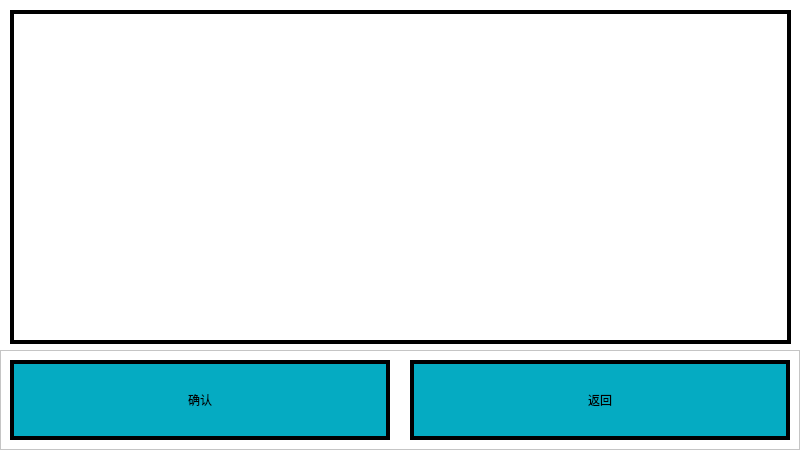
<?xml version="1.0" encoding="UTF-8"?>
<ui version="4.0">
 <class>Form</class>
 <widget class="QWidget" name="Form">
  <property name="geometry">
   <rect>
    <x>0</x>
    <y>0</y>
    <width>800</width>
    <height>450</height>
   </rect>
  </property>
  <property name="windowTitle">
   <string>Form</string>
  </property>
  <property name="styleSheet">
   <string notr="true">background-color: rgb(255, 255, 255);</string>
  </property>
  <widget class="QStackedWidget" name="stackedWidget">
   <property name="geometry">
    <rect>
     <x>0</x>
     <y>0</y>
     <width>800</width>
     <height>350</height>
    </rect>
   </property>
   <property name="styleSheet">
    <string notr="true"/>
   </property>
   <property name="currentIndex">
    <number>4</number>
   </property>
   <widget class="QWidget" name="page">
    <widget class="QLabel" name="delete_icon_label">
     <property name="geometry">
      <rect>
       <x>310</x>
       <y>240</y>
       <width>80</width>
       <height>80</height>
      </rect>
     </property>
     <property name="styleSheet">
      <string notr="true">font: 20pt &quot;幼圆&quot;;
border:4px solid rgb(0,0,0);
background-color: rgb(255, 255, 255);
border-radius: 35px;

</string>
     </property>
     <property name="text">
      <string/>
     </property>
    </widget>
    <widget class="QPushButton" name="btnAdd">
     <property name="geometry">
      <rect>
       <x>310</x>
       <y>40</y>
       <width>280</width>
       <height>80</height>
      </rect>
     </property>
     <property name="styleSheet">
      <string notr="true">QPushButton {
font: 20pt &quot;宋体&quot;;
border:4px solid rgb(0,0,0);
background-color:#05abc2;
border-radius: 35px;
}

QPushButton:pressed{
background-color: rgb(255, 0, 0);
}
</string>
     </property>
     <property name="text">
      <string>    添加试剂卡</string>
     </property>
    </widget>
    <widget class="QPushButton" name="btnModify">
     <property name="geometry">
      <rect>
       <x>310</x>
       <y>140</y>
       <width>280</width>
       <height>80</height>
      </rect>
     </property>
     <property name="styleSheet">
      <string notr="true">QPushButton {
font: 20pt &quot;宋体&quot;;
border:4px solid rgb(0,0,0);
background-color:#05abc2;
border-radius: 35px;
}

QPushButton:pressed{
background-color: rgb(255, 0, 0);
}
</string>
     </property>
     <property name="text">
      <string>    修改试剂卡</string>
     </property>
    </widget>
    <widget class="QLabel" name="label">
     <property name="geometry">
      <rect>
       <x>0</x>
       <y>0</y>
       <width>121</width>
       <height>51</height>
      </rect>
     </property>
     <property name="styleSheet">
      <string notr="true">font: 20pt &quot;宋体&quot;;</string>
     </property>
     <property name="text">
      <string>检疫设置</string>
     </property>
    </widget>
    <widget class="QLabel" name="add_icon_label">
     <property name="geometry">
      <rect>
       <x>310</x>
       <y>40</y>
       <width>80</width>
       <height>80</height>
      </rect>
     </property>
     <property name="styleSheet">
      <string notr="true">font: 20pt &quot;幼圆&quot;;
border:4px solid rgb(0,0,0);
background-color: rgb(255, 255, 255);
border-radius: 35px;

</string>
     </property>
     <property name="text">
      <string/>
     </property>
    </widget>
    <widget class="QPushButton" name="btnDelete">
     <property name="geometry">
      <rect>
       <x>310</x>
       <y>240</y>
       <width>280</width>
       <height>80</height>
      </rect>
     </property>
     <property name="styleSheet">
      <string notr="true">QPushButton {
font: 20pt &quot;宋体&quot;;
border:4px solid rgb(0,0,0);
background-color:#05abc2;
border-radius: 35px;
}

QPushButton:pressed{
background-color: rgb(255, 0, 0);
}
</string>
     </property>
     <property name="text">
      <string>   删除试剂卡</string>
     </property>
    </widget>
    <widget class="QLabel" name="edit_icon_label">
     <property name="geometry">
      <rect>
       <x>310</x>
       <y>140</y>
       <width>80</width>
       <height>80</height>
      </rect>
     </property>
     <property name="styleSheet">
      <string notr="true">font: 20pt &quot;幼圆&quot;;
border:4px solid rgb(0,0,0);
background-color: rgb(255, 255, 255);
border-radius: 35px;

</string>
     </property>
     <property name="text">
      <string/>
     </property>
    </widget>
    <zorder>btnAdd</zorder>
    <zorder>btnModify</zorder>
    <zorder>label</zorder>
    <zorder>add_icon_label</zorder>
    <zorder>btnDelete</zorder>
    <zorder>edit_icon_label</zorder>
    <zorder>delete_icon_label</zorder>
   </widget>
   <widget class="QWidget" name="page2">
    <widget class="QLabel" name="label_5">
     <property name="geometry">
      <rect>
       <x>0</x>
       <y>0</y>
       <width>378</width>
       <height>27</height>
      </rect>
     </property>
     <property name="styleSheet">
      <string notr="true">font: 20pt &quot;宋体&quot;;</string>
     </property>
     <property name="text">
      <string>添加试剂卡</string>
     </property>
    </widget>
    <widget class="QLabel" name="label_3">
     <property name="geometry">
      <rect>
       <x>190</x>
       <y>200</y>
       <width>151</width>
       <height>44</height>
      </rect>
     </property>
     <property name="styleSheet">
      <string notr="true">font: 20pt &quot;宋体&quot;;</string>
     </property>
     <property name="text">
      <string>规格</string>
     </property>
    </widget>
    <widget class="QLineEdit" name="nameLine">
     <property name="geometry">
      <rect>
       <x>390</x>
       <y>90</y>
       <width>230</width>
       <height>70</height>
      </rect>
     </property>
     <property name="sizePolicy">
      <sizepolicy hsizetype="Preferred" vsizetype="Fixed">
       <horstretch>0</horstretch>
       <verstretch>0</verstretch>
      </sizepolicy>
     </property>
     <property name="styleSheet">
      <string notr="true">font: 20pt &quot;宋体&quot;;
color: rgb(255, 255, 255);
background-color: rgb(0, 0, 0);</string>
     </property>
    </widget>
    <widget class="QComboBox" name="rowCb">
     <property name="geometry">
      <rect>
       <x>390</x>
       <y>190</y>
       <width>230</width>
       <height>70</height>
      </rect>
     </property>
     <property name="styleSheet">
      <string notr="true">QComboBox::drop-down{
width:56px;  height:56px;
}

QComboBox{
font: 20pt &quot;宋体&quot;;
color: rgb(255, 255, 255);
background-color: rgb(0, 0, 0);
}

QComboBox QAbstractItemView {
	background-color: rgb(0, 0, 0);/*背景颜色*/
    padding: 1px 2px 1px 2px;  /*针对于组合框中的文本内容*/
	color: rgb(255,255,255)
}</string>
     </property>
    </widget>
    <widget class="QLabel" name="label_2">
     <property name="geometry">
      <rect>
       <x>130</x>
       <y>100</y>
       <width>211</width>
       <height>44</height>
      </rect>
     </property>
     <property name="styleSheet">
      <string notr="true">font: 20pt &quot;宋体&quot;;</string>
     </property>
     <property name="text">
      <string>试剂卡型号</string>
     </property>
    </widget>
   </widget>
   <widget class="QWidget" name="page3">
    <widget class="QLabel" name="label_6">
     <property name="geometry">
      <rect>
       <x>0</x>
       <y>0</y>
       <width>161</width>
       <height>47</height>
      </rect>
     </property>
     <property name="styleSheet">
      <string notr="true">font: 20pt &quot;宋体&quot;;</string>
     </property>
     <property name="text">
      <string>删除试剂卡</string>
     </property>
    </widget>
    <widget class="QComboBox" name="deleteCb">
     <property name="geometry">
      <rect>
       <x>380</x>
       <y>140</y>
       <width>230</width>
       <height>70</height>
      </rect>
     </property>
     <property name="sizePolicy">
      <sizepolicy hsizetype="Preferred" vsizetype="Preferred">
       <horstretch>0</horstretch>
       <verstretch>0</verstretch>
      </sizepolicy>
     </property>
     <property name="styleSheet">
      <string notr="true">QComboBox::drop-down{
width:56px;  height:56px;
}

QComboBox{
font: 20pt &quot;宋体&quot;;
color: rgb(255, 255, 255);
background-color: rgb(0, 0, 0);
}

QComboBox QAbstractItemView {
	background-color: rgb(0, 0, 0);/*背景颜色*/
    padding: 1px 2px 1px 2px;  /*针对于组合框中的文本内容*/
	color: rgb(255,255,255)
}</string>
     </property>
    </widget>
    <widget class="QLabel" name="label_7">
     <property name="geometry">
      <rect>
       <x>140</x>
       <y>140</y>
       <width>181</width>
       <height>71</height>
      </rect>
     </property>
     <property name="styleSheet">
      <string notr="true">font: 20pt &quot;宋体&quot;;</string>
     </property>
     <property name="text">
      <string>试剂卡型号</string>
     </property>
    </widget>
   </widget>
   <widget class="QWidget" name="page4">
    <widget class="QComboBox" name="editCb">
     <property name="geometry">
      <rect>
       <x>380</x>
       <y>140</y>
       <width>230</width>
       <height>70</height>
      </rect>
     </property>
     <property name="sizePolicy">
      <sizepolicy hsizetype="Preferred" vsizetype="Preferred">
       <horstretch>0</horstretch>
       <verstretch>0</verstretch>
      </sizepolicy>
     </property>
     <property name="styleSheet">
      <string notr="true">QComboBox::drop-down{
width:56px;  height:56px;
}

QComboBox{
font: 20pt &quot;宋体&quot;;
color: rgb(255, 255, 255);
background-color: rgb(0, 0, 0);
}

QComboBox QAbstractItemView {
	background-color: rgb(0, 0, 0);/*背景颜色*/
    padding: 1px 2px 1px 2px;  /*针对于组合框中的文本内容*/
	color: rgb(255,255,255)
}</string>
     </property>
    </widget>
    <widget class="QLabel" name="label_9">
     <property name="geometry">
      <rect>
       <x>140</x>
       <y>140</y>
       <width>180</width>
       <height>70</height>
      </rect>
     </property>
     <property name="styleSheet">
      <string notr="true">font: 20pt &quot;宋体&quot;;</string>
     </property>
     <property name="text">
      <string>试剂卡型号</string>
     </property>
    </widget>
    <widget class="QLabel" name="label_8">
     <property name="geometry">
      <rect>
       <x>0</x>
       <y>0</y>
       <width>161</width>
       <height>47</height>
      </rect>
     </property>
     <property name="styleSheet">
      <string notr="true">font: 20pt &quot;宋体&quot;;</string>
     </property>
     <property name="text">
      <string>修改试剂卡</string>
     </property>
    </widget>
   </widget>
   <widget class="QWidget" name="page5">
    <widget class="QTableView" name="reagentTable">
     <property name="geometry">
      <rect>
       <x>10</x>
       <y>10</y>
       <width>781</width>
       <height>334</height>
      </rect>
     </property>
     <property name="styleSheet">
      <string notr="true">#reagentTable
{	
font: 20pt &quot;宋体&quot;;
border:4px solid rgb(0,0,0);
background-color:rgb(255,255,255);
}

QComboBox {
   font: 20pt &quot;宋体&quot;;
	color: rgb(255, 255, 255);
	background-color: rgb(0, 0, 0);
}

QComboBox QAbstractItemView {
	background-color: rgb(0, 0, 0);/*背景颜色*/
    padding: 1px 2px 1px 2px;  /*针对于组合框中的文本内容*/
	color: rgb(255,255,255)
}</string>
     </property>
    </widget>
   </widget>
  </widget>
  <widget class="QFrame" name="frame">
   <property name="geometry">
    <rect>
     <x>0</x>
     <y>350</y>
     <width>800</width>
     <height>100</height>
    </rect>
   </property>
   <property name="frameShape">
    <enum>QFrame::StyledPanel</enum>
   </property>
   <property name="frameShadow">
    <enum>QFrame::Raised</enum>
   </property>
   <widget class="QPushButton" name="btnConfirm">
    <property name="geometry">
     <rect>
      <x>10</x>
      <y>10</y>
      <width>380</width>
      <height>80</height>
     </rect>
    </property>
    <property name="styleSheet">
     <string notr="true">QPushButton {
font: 20pt &quot;宋体&quot;;
border:4px solid rgb(0,0,0);
background-color:#05abc2;
}

QPushButton:pressed{
background-color: rgb(255, 0, 0);
}
</string>
    </property>
    <property name="text">
     <string>确认</string>
    </property>
   </widget>
   <widget class="QPushButton" name="btnReturn">
    <property name="geometry">
     <rect>
      <x>410</x>
      <y>10</y>
      <width>380</width>
      <height>80</height>
     </rect>
    </property>
    <property name="styleSheet">
     <string notr="true">QPushButton {
font: 20pt &quot;宋体&quot;;
border:4px solid rgb(0,0,0);
background-color:#05abc2;
}

QPushButton:pressed{
background-color: rgb(255, 0, 0);
}
</string>
    </property>
    <property name="text">
     <string>返回</string>
    </property>
   </widget>
  </widget>
 </widget>
 <resources/>
 <connections/>
</ui>
